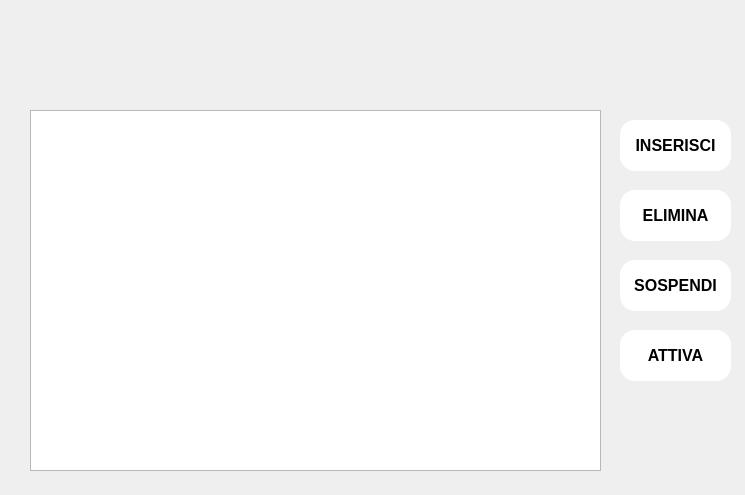
<?xml version="1.0" encoding="UTF-8"?>
<ui version="4.0">
 <class>Form</class>
 <widget class="QWidget" name="Form">
  <property name="geometry">
   <rect>
    <x>0</x>
    <y>0</y>
    <width>745</width>
    <height>495</height>
   </rect>
  </property>
  <property name="minimumSize">
   <size>
    <width>745</width>
    <height>495</height>
   </size>
  </property>
  <property name="maximumSize">
   <size>
    <width>745</width>
    <height>495</height>
   </size>
  </property>
  <property name="windowTitle">
   <string>Gestione Abbonamento</string>
  </property>
  <widget class="QLabel" name="label">
   <property name="geometry">
    <rect>
     <x>0</x>
     <y>0</y>
     <width>745</width>
     <height>495</height>
    </rect>
   </property>
   <property name="text">
    <string/>
   </property>
   <property name="pixmap">
    <pixmap>GestisciAbbonamento.png</pixmap>
   </property>
  </widget>
  <widget class="QWidget" name="verticalLayoutWidget">
   <property name="geometry">
    <rect>
     <x>30</x>
     <y>110</y>
     <width>571</width>
     <height>361</height>
    </rect>
   </property>
   <layout class="QVBoxLayout" name="verticalLayout">
    <item>
     <widget class="QListView" name="list_view"/>
    </item>
   </layout>
  </widget>
  <widget class="QPushButton" name="button_inserisci">
   <property name="geometry">
    <rect>
     <x>620</x>
     <y>120</y>
     <width>111</width>
     <height>51</height>
    </rect>
   </property>
   <property name="font">
    <font>
     <family>Arial</family>
     <pointsize>12</pointsize>
     <bold>true</bold>
    </font>
   </property>
   <property name="styleSheet">
    <string notr="true">color: black;
background-color: white;
border-radius: 15px;</string>
   </property>
   <property name="text">
    <string>INSERISCI</string>
   </property>
  </widget>
  <widget class="QPushButton" name="button_elimina">
   <property name="geometry">
    <rect>
     <x>620</x>
     <y>190</y>
     <width>111</width>
     <height>51</height>
    </rect>
   </property>
   <property name="font">
    <font>
     <family>Arial</family>
     <pointsize>12</pointsize>
     <bold>true</bold>
    </font>
   </property>
   <property name="styleSheet">
    <string notr="true">color: black;
background-color: white;
border-radius: 15px;</string>
   </property>
   <property name="text">
    <string>ELIMINA</string>
   </property>
  </widget>
  <widget class="QPushButton" name="button_sospendi">
   <property name="geometry">
    <rect>
     <x>620</x>
     <y>260</y>
     <width>111</width>
     <height>51</height>
    </rect>
   </property>
   <property name="font">
    <font>
     <family>Arial</family>
     <pointsize>12</pointsize>
     <bold>true</bold>
    </font>
   </property>
   <property name="styleSheet">
    <string notr="true">color: black;
background-color: white;
border-radius: 15px;</string>
   </property>
   <property name="text">
    <string>SOSPENDI</string>
   </property>
  </widget>
  <widget class="QPushButton" name="button_attiva">
   <property name="geometry">
    <rect>
     <x>620</x>
     <y>330</y>
     <width>111</width>
     <height>51</height>
    </rect>
   </property>
   <property name="font">
    <font>
     <family>Arial</family>
     <pointsize>12</pointsize>
     <bold>true</bold>
    </font>
   </property>
   <property name="styleSheet">
    <string notr="true">color: black;
background-color: white;
border-radius: 15px;</string>
   </property>
   <property name="text">
    <string>ATTIVA</string>
   </property>
  </widget>
 </widget>
 <resources>
  <include location="GestisciAbbonamenti.qrc"/>
 </resources>
 <connections/>
</ui>
